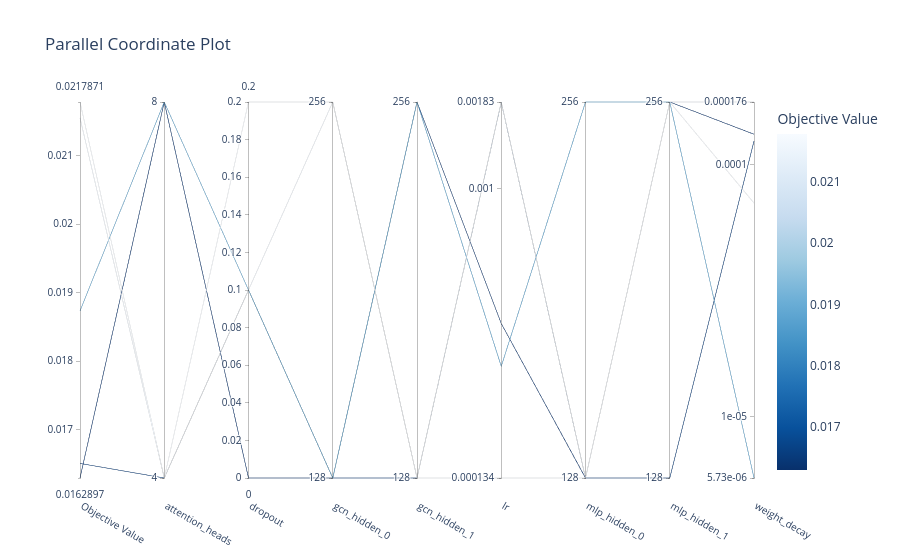

The code cell stored with this chart in its notebook:
### Code cell
plot_parallel_coordinate(study)

### Figure 1 — Plotly figure (JSON) as saved in the notebook; plotly's stock layout.template omitted (floating-point values rounded to 4 significant figures)
{"data": [{"dimensions": [{"label": "Objective Value", "range": [0.01629, 0.02179], "values": [0.0165, 0.02155, 0.02179, 0.01629, 0.01873]}, {"label": "attention_heads", "range": [0, 1], "ticktext": ["4", "8"], "tickvals": [0, 1], "values": [0, 0, 0, 1, 1]}, {"label": "dropout", "range": [0, 0.2], "values": [0.1, 0.1, 0.2, 0, 0.1]}, {"label": "gcn_hidden_0", "range": [0, 1], "ticktext": ["128", "256"], "tickvals": [0, 1], "values": [0, 1, 1, 0, 0]}, {"label": "gcn_hidden_1", "range": [0, 1], "ticktext": ["128", "256"], "tickvals": [0, 1], "values": [0, 0, 0, 1, 1]}, {"label": "lr", "range": [-3.873, -2.738], "ticktext": ["0.000134", "0.001", "0.00183"], "tickvals": [-3.873, -3, -2.738], "values": [-2.739, -2.738, -3.873, -3.407, -3.536]}, {"label": "mlp_hidden_0", "range": [0, 1], "ticktext": ["128", "256"], "tickvals": [0, 1], "values": [0, 0, 0, 0, 1]}, {"label": "mlp_hidden_1", "range": [0, 1], "ticktext": ["128", "256"], "tickvals": [0, 1], "values": [0, 1, 1, 1, 1]}, {"label": "weight_decay", "range": [-5.242, -3.753], "ticktext": ["5.73e-06", "1e-05", "0.0001", "0.000176"], "tickvals": [-5.242, -5, -4, -3.753], "values": [-3.908, -3.753, -4.153, -3.881, -5.242]}], "labelangle": 30, "labelside": "bottom", "line": {"color": [0.0165, 0.02155, 0.02179, 0.01629, 0.01873], "colorbar": {"title": {"text": "Objective Value"}}, "colorscale": [[0, "rgb(247,251,255)"], [0.125, "rgb(222,235,247)"], [0.25, "rgb(198,219,239)"], [0.375, "rgb(158,202,225)"], [0.5, "rgb(107,174,214)"], [0.625, "rgb(66,146,198)"], [0.75, "rgb(33,113,181)"], [0.875, "rgb(8,81,156)"], [1, "rgb(8,48,107)"]], "reversescale": true, "showscale": true}, "type": "parcoords"}], "layout": {"title": {"text": "Parallel Coordinate Plot"}}}
